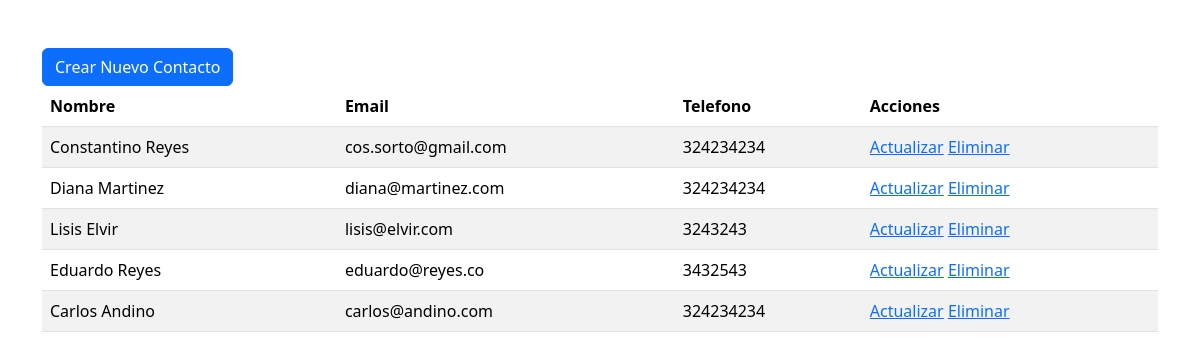
Page /contact/ on the committed database.
### contacs/models.py (models this page shows)
class Contact(models.Model):
    name = models.CharField(max_length=250)
    lastName = models.CharField(max_length=250)
    email = models.EmailField()
    phone = models.CharField(max_length=20)
    def __str__(self):
        return f"{self.name}  {self.lastName}"

### contacs/views.py (the view)
# urls.py: path('contact/', contacs.list, name='contactlist'),
def list(request):
    contacts = Contact.objects.all()
    return render(request, 'list.html', {'contacts': contacts})

### contacs/templates/list.html (shortened to what this page needs)
{% extends 'layout.html' %}
{% block content %}
    <a class = "btn btn-primary" href="{% url 'contactcreate' %}"> Crear Nuevo Contacto</a>
    <table class="table table-striped table-hover">
        <thead>
            <th>Nombre</th>
            <th>Email</th>
            <th>Telefono</th>
             <th>Acciones</th>
        </thead>
        <tbody>
    {% for contact in contacts %}
        <tr>
            <td>{{ contact }}</td>
            <td>{{ contact.email }}</td>
            <td>{{ contact.phone }}</td>
            <td><a href="{% url 'contactedit' contact.id %}">Actualizar</a>
                <a href="{% url 'contactdelete' contact.id %}">Eliminar</a></td>
        </tr>
    {% endfor %}
        </tbody>
    </table>
{% endblock %}

### contacs/templates/layout.html (shortened to what this page needs)
<!DOCTYPE html>
<html lang="en">
<head>
    <link href="https://cdn.jsdelivr.net/npm/bootstrap@5.3.3/dist/css/bootstrap.min.css" rel="stylesheet">
</head>
<body>
<div class = "container  mt-5">
    {% block content %}
    {% endblock %}
</div>
</body>
</html>

### rows in the picture
Contact: name+lastName "Constantino Reyes", email "cos.sorto@gmail.com", phone "324234234"
Contact: name+lastName "Diana Martinez", email "diana@martinez.com", phone "324234234"
Contact: name+lastName "Lisis Elvir", email "lisis@elvir.com", phone "3243243"
Contact: name+lastName "Eduardo Reyes", email "eduardo@reyes.co", phone "3432543"
Contact: name+lastName "Carlos Andino", email "carlos@andino.com", phone "324234234"
